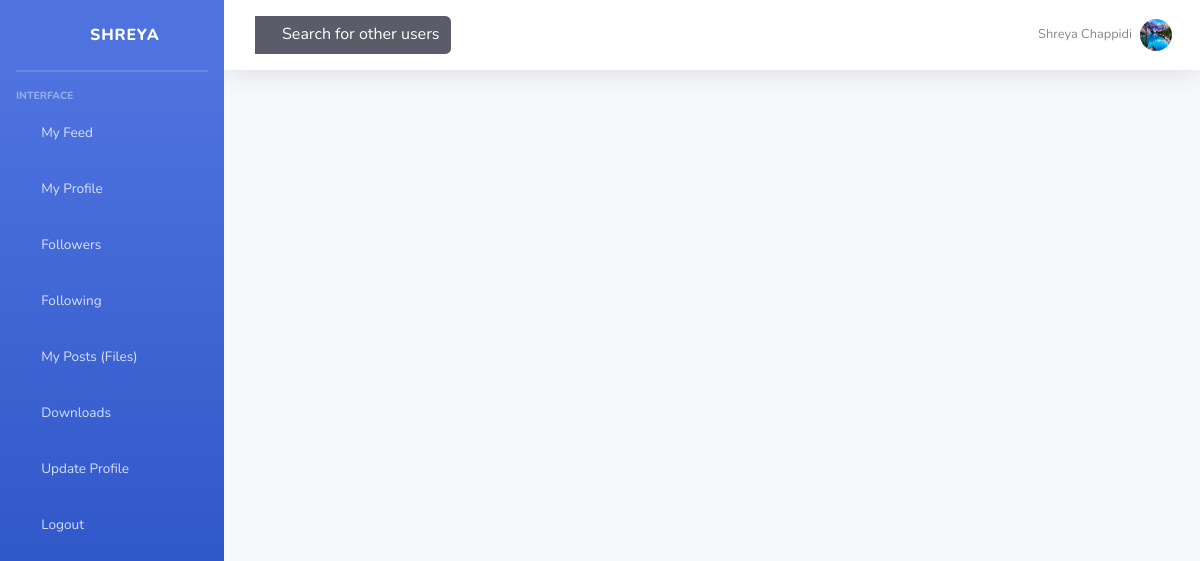
Screenshot of /files/shreya/drafts/ (signed in) with the database file from the repository.
### user_page/models.py (models this page shows, shortened)
class UserProfile(models.Model):
    user = models.OneToOneField(User,on_delete=models.CASCADE, null=True, blank=True)
    phone_no = models.CharField(max_length = 20, blank=True)
    first_name = models.CharField(max_length = 20, blank=True)
    last_name = models.CharField(max_length = 20, blank=True)
    image = models.ImageField(upload_to='profile_pics/')
    created_at = models.DateTimeField(auto_now=True)

### files/views.py (the view)
# urls.py: url(r'^(?P<uname>\w+)/drafts/$', views.draftlist_view, name='post_draft'),
@login_required
def draftlist_view(request, uname):
    context ={}
    for pr in UserProfile.objects.all():
        if pr.user == request.user:
            context["profile"] = UserProfile.objects.get(user=request.user)
            break
    context["post_list"] = DocumentPost.objects.filter(published_date__isnull=True).order_by('uploaded_at')
    context["uname"] = uname
    return render(request, "files/post_draft.html", context)

### files/templates/files/post_draft.html (shortened to what this page needs)
{% extends 'user_page/base.html' %}

### user_page/templates/user_page/base.html (shortened to what this page needs)
<!DOCTYPE html>
{% load static %}
<html lang="en">
<head>
    <link href="{% static 'vendor/fontawesome-free/css/all.min.css' %}" rel="stylesheet" type="text/css">
    <link href="{% static 'css/sb-admin-2.min.css' %}" rel="stylesheet">
</head>
<body id="page-top">
    {% if user.is_authenticated %}
    <div id="wrapper">
        <ul class="navbar-nav bg-gradient-primary sidebar sidebar-dark accordion" id="accordionSidebar">
            <div class="sidebar-brand d-flex align-items-center justify-content-center" >
                <div class="sidebar-brand-icon rotate-n-15">
                    <i class="fas fa-laugh-wink"></i>
                </div>
                <div class="sidebar-brand-text mx-3">{{user.username}}</div>
            </div>
            <hr class="sidebar-divider my-0">
            <hr class="sidebar-divider">
            <div class="sidebar-heading">Interface</div>
            <li class="nav-item">
              <a class="nav-link collapsed" href="{% url 'user_page:userdashboard' pk=user.id %}"
               data-toggle="collapse" data-target="#collapseTwo"
               aria-expanded="true" aria-controls="collapseTwo">
               <span>My Feed</span>
             </a>
            </li>
            <li class="nav-item">
              <a class="nav-link collapsed" href="{% url 'user_page:myprofile' pk=user.id %}"
               data-toggle="collapse" data-target="#collapseTwo"
               aria-expanded="true" aria-controls="collapseTwo">
               <span>My Profile</span>
             </a>
            </li>
            <li class="nav-item">
              <a class="nav-link collapsed" href="{% url 'user_page:followers' username=user.username %}"
               data-toggle="collapse" data-target="#collapseTwo"
               aria-expanded="true" aria-controls="collapseTwo">
               <i class="fas fa-fw fa-male"></i>
               <span>Followers</span>
              </a>
            </li>
            <li class="nav-item">
              <a class="nav-link collapsed" href="{% url 'user_page:following' username=user.username %}"
               data-toggle="collapse" data-target="#collapseTwo"
               aria-expanded="true" aria-controls="collapseTwo">
               <i class="fas fa-fw fa-male"></i>
               <span>Following</span>
              </a>
            </li>
            <li class="nav-item">
             <a class="nav-link collapsed" href="{% url 'files:post_list' uname=user.username %}"
              data-toggle="collapse" data-target="#collapseUtilities"
              aria-expanded="true" aria-controls="collapseUtilities">
              <i class="fas fa-fw fa-file"></i>
              <span>My Posts (Files)</span>
            </a>
            </li>
            <li class="nav-item">
             <a class="nav-link collapsed" href="{% url 'files:download' %}"
              data-toggle="collapse" data-target="#collapseUtilities"
              aria-expanded="true" aria-controls="collapseUtilities">
              <i class="fas fa-fw fa-download"></i>
              <span>Downloads</span>
             </a>
            </li>
            <li class="nav-item">
                <a class="nav-link collapsed" href="{% url 'user_page:updateprofile' pk=user.id %}">
                    <i class="fas fa-fw fa-laptop"></i>
                    <span>Update Profile</span>
                </a>
            </li>
            <li class="nav-item">
                <a class="nav-link collapsed" href="{% url 'portal:logout' %}">
                    <span>Logout</span>
                </a>
            </li>
        </ul>
        <div id="content-wrapper" class="d-flex flex-column">
            <div id="content">
                <nav class="navbar navbar-expand navbar-light bg-white topbar mb-4 static-top shadow">
                    <div class="d-none d-sm-inline-block form-inline mr-auto ml-md-3 my-2 my-md-0 mw-100 navbar-search">
                    <div class="input-group">
                      <div class="input-group-append">
                        <a class="form-control bg-dark border-0 small btn btn-primary" href="{% url 'user_page:search' %}" aria-label="Search" aria-describedby="basic-addon2"><i class="fas fa-search fa-sm"></i> Search for other users</a>
                        </div>
                    </div>
                  </div>
                    <ul class="navbar-nav ml-auto">
                      {% if profile %}
                        <li class="nav-item dropdown no-arrow">
                            <a class="nav-link dropdown-toggle" href="{% url 'user_page:updateprofile' pk=user.id %}" id="userDropdown" role="button"
                                data-toggle="dropdown" aria-haspopup="true" aria-expanded="false">
                                <span class="mr-2 d-none d-lg-inline text-gray-600 small">{{profile.first_name}} {{profile.last_name}}</span>
                                <img src="{{profile.image.url}}" alt="profile" class="img-profile rounded-circle">
                            </a>
                        </li>
                        {% endif %}
                    </ul>
                </nav>
            </div>
        </div>
    </div>
    {% endif %}
</body>
</html>

### rows the page displays
UserProfile: first_name "Shreya", last_name "Chappidi", image (picture)

### other values shown
{{ user.username }} "SHREYA"
